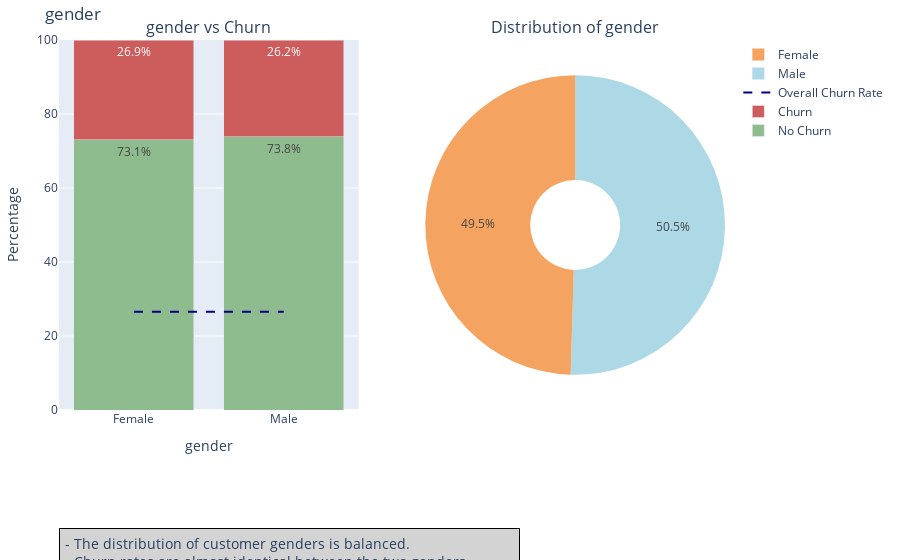

Notebook code cell kept with this figure:
### Code cell
# Calculate the overall churn rate
churns = df_churn['Churn'].apply(lambda x: 1 if x == 'Yes' else 0)
overall_churn_rate =churns.mean() * 100


feature_cols = binary_cols + categorical_cols
feature_cols.remove('Churn')

# Summaries for each feature
summaries = {
    'gender': "- The distribution of customer genders is balanced.<br>"
              "- Churn rates are almost identical between the two genders.<br>"
              "Insight: Gender alone doesn't significantly impact churn outcomes.",
    'SeniorCitizen': "- The majority (83.8%) of customers are not senior citizens.<br>"
                     "- The churn rate is almost double among senior citizens compared to non-seniors.<br>"
                     "Insight: Senior customers tend to be more loyal to the company.",
    'Partner': "- There is a small difference in the number of customers with or without a partner.<br>"
               "- The churn rate is lower among customers with a partner.<br>"
               "Insight: Customers in relationships tend to retain their contracts more often than singles.",
    'Dependents': "- 70% of customers have no dependents.<br>"
                  "- The churn rate is significantly lower for customers with dependents.<br>",
    'PhoneService': "- On average, 9 out of 10 customers use phone service.<br>"
                    "- This feature doesn't seem to impact churn as the churn rates are nearly identical across groups.",
    'MultipleLines': "- 42% of customers have more than one phone line versus 58% with a single line.<br>"
                     "- There is a slightly higher churn rate for customers with multiple lines.",
    'OnlineSecurity': "- Only 28.7% of customers use the online security service.<br>"
                      "- Customers who use the service are less likely to churn.<br>"
                      "Insight: Promoting this service may help reduce churn.",
    'OnlineBackup': "- Similar to other online services, the majority of customers don't use online backup.<br>"
                    "- Customers who use it have a lower churn rate.",
    'DeviceProtection': "- The majority of customers don't use device protection.<br>"
                        "- Customers who use it have a lower churn rate.",
    'TechSupport': "- Around 30% of customers use tech support.<br>"
                   "- Churn rates are much lower (15%) for customers who use tech support compared to those who don't (31%).",
    'StreamingTV': "- The majority (61.6%) of customers don't use streaming TV.<br>"
                   "- The churn rate is 6% higher for customers who use streaming TV.",
    'StreamingMovies': "- Streaming Movies service shows similar trends to Streaming TV in both distribution and churn rates.",
    'PaperlessBilling': "- The majority (59%) of customers use paperless billing.<br>"
                        "- Customers using paper billing churn at half the rate of paperless billing customers.",
    'InternetService': "- 78% of customers use an internet service.<br>"
                       "- Fiber optic internet is slightly more popular than DSL.<br>"
                       "Insight: Fiber optic users churn at a much higher rate than DSL or non-internet users.",
    'PaymentMethod': "- Electronic check is the most common payment method.<br>"
                     "- Customers using electronic checks are more likely to churn.<br>"
                     "Insight: This could be linked to the month-to-month contract type.",
    'Contract': "- 55% of customers have month-to-month contracts, 21% have 1-year contracts, and 24% have 2-year contracts.<br>"
                "- Churn rates vary greatly: only 2.8% for 2-year contracts, 11% for 1-year, and more than 40% for month-to-month."
}
# Loop through features 
for feature in feature_cols :
    # Group by feature and churn status
    churn_counts = df_churn.groupby([feature, 'Churn']).size().unstack(fill_value=0)

    # Calculate percentages 
    churn_percentages = churn_counts.div(churn_counts.sum(axis=1), axis=0) * 100

    # Create subplots
    fig = make_subplots(rows=1, cols=2, 
                        subplot_titles=(f'{feature} vs Churn', f'Distribution of {feature}'),
                        specs=[[{"type": "bar"}, {"type": "pie"}]])

    # Add stacked bar chart 
    if 'No' in churn_percentages.columns and 'Yes' in churn_percentages.columns:
        fig.add_trace(go.Bar(
            name='No Churn',
            x=churn_percentages.index,
            y=churn_percentages['No'],
            text=[f"{val:.1f}%" for val in churn_percentages['No']],
            textposition='auto',
            marker_color='darkseagreen'  
        ), row=1, col=1)

        fig.add_trace(go.Bar(
            name='Churn',
            x=churn_percentages.index,
            y=churn_percentages['Yes'],
            text=[f"{val:.1f}%" for val in churn_percentages['Yes']],
            textposition='auto',
            marker_color='indianred'  
        ), row=1, col=1)
        # Add average churn rate line
        fig.add_trace(go.Scatter(
            x=churn_percentages.index,
            y=[overall_churn_rate] * len(churn_percentages.index),
            mode='lines',
            name='Overall Churn Rate',
            line=dict(color='darkblue', dash='dash')
        ), row=1, col=1)
    # Create pie chart 
    pie_data = df_churn[feature].value_counts()
    pie_colors = ['lightblue','sandybrown','thistle','lightgray'] 

    fig.add_trace(go.Pie(labels=pie_data.index, values=pie_data.values, 
                          hole=.3, marker=dict(colors=pie_colors)), row=1, col=2)

    # Layout with increased size and bottom margin
    fig.update_layout(
        barmode='stack',
        title=f'{feature}',
        xaxis_title=feature,
        margin=dict(l=40, r=40, t=40, b=150) 
    )

    # Set the y-axis to range from 0 to 100 for bar chart
    fig.update_yaxes(range=[0, 100], title_text='Percentage', row=1, col=1)

    # Add custom annotation for summary
    summary_text = summaries[feature]

    fig.add_annotation(
        text=summary_text,
        showarrow=False,
        xref="paper", yref="paper",
        x=0, y=-0.5,  # Adjust y value to move the text box up
        font=dict(size=14),
        align="left",
        bordercolor="black",  # Optional: add a border for clarity
        borderwidth=1,
        borderpad=5,
        bgcolor="lightgray",
    )

    fig.show()

### Figure 1 — Plotly figure (JSON) as saved in the notebook; plotly's stock layout.template omitted (floating-point values rounded to 4 significant figures)
{"data": [{"marker": {"color": "darkseagreen"}, "name": "No Churn", "text": ["73.1%", "73.8%"], "textposition": "auto", "type": "bar", "x": ["Female", "Male"], "xaxis": "x", "y": [73.08, 73.84], "yaxis": "y"}, {"marker": {"color": "indianred"}, "name": "Churn", "text": ["26.9%", "26.2%"], "textposition": "auto", "type": "bar", "x": ["Female", "Male"], "xaxis": "x", "y": [26.92, 26.16], "yaxis": "y"}, {"line": {"color": "darkblue", "dash": "dash"}, "mode": "lines", "name": "Overall Churn Rate", "type": "scatter", "x": ["Female", "Male"], "xaxis": "x", "y": [26.54, 26.54], "yaxis": "y"}, {"domain": {"x": [0.55, 1], "y": [0, 1]}, "hole": 0.3, "labels": ["Male", "Female"], "marker": {"colors": ["lightblue", "sandybrown", "thistle", "lightgray"]}, "type": "pie", "values": [3555, 3488]}], "layout": {"annotations": [{"font": {"size": 16}, "showarrow": false, "text": "gender vs Churn", "x": 0.225, "xanchor": "center", "xref": "paper", "y": 1, "yanchor": "bottom", "yref": "paper"}, {"font": {"size": 16}, "showarrow": false, "text": "Distribution of gender", "x": 0.775, "xanchor": "center", "xref": "paper", "y": 1, "yanchor": "bottom", "yref": "paper"}, {"align": "left", "bgcolor": "lightgray", "bordercolor": "black", "borderpad": 5, "borderwidth": 1, "font": {"size": 14}, "showarrow": false, "text": "- The distribution of customer genders is balanced.<br>- Churn rates are almost identical between the two genders.<br>Insight: Gender alone doesn't significantly impact churn outcomes.", "x": 0, "xref": "paper", "y": -0.5, "yref": "paper"}], "barmode": "stack", "margin": {"b": 150, "l": 40, "r": 40, "t": 40}, "title": {"text": "gender"}, "xaxis": {"anchor": "y", "domain": [0, 0.45], "title": {"text": "gender"}}, "yaxis": {"anchor": "x", "domain": [0, 1], "range": [0, 100], "title": {"text": "Percentage"}}}}
